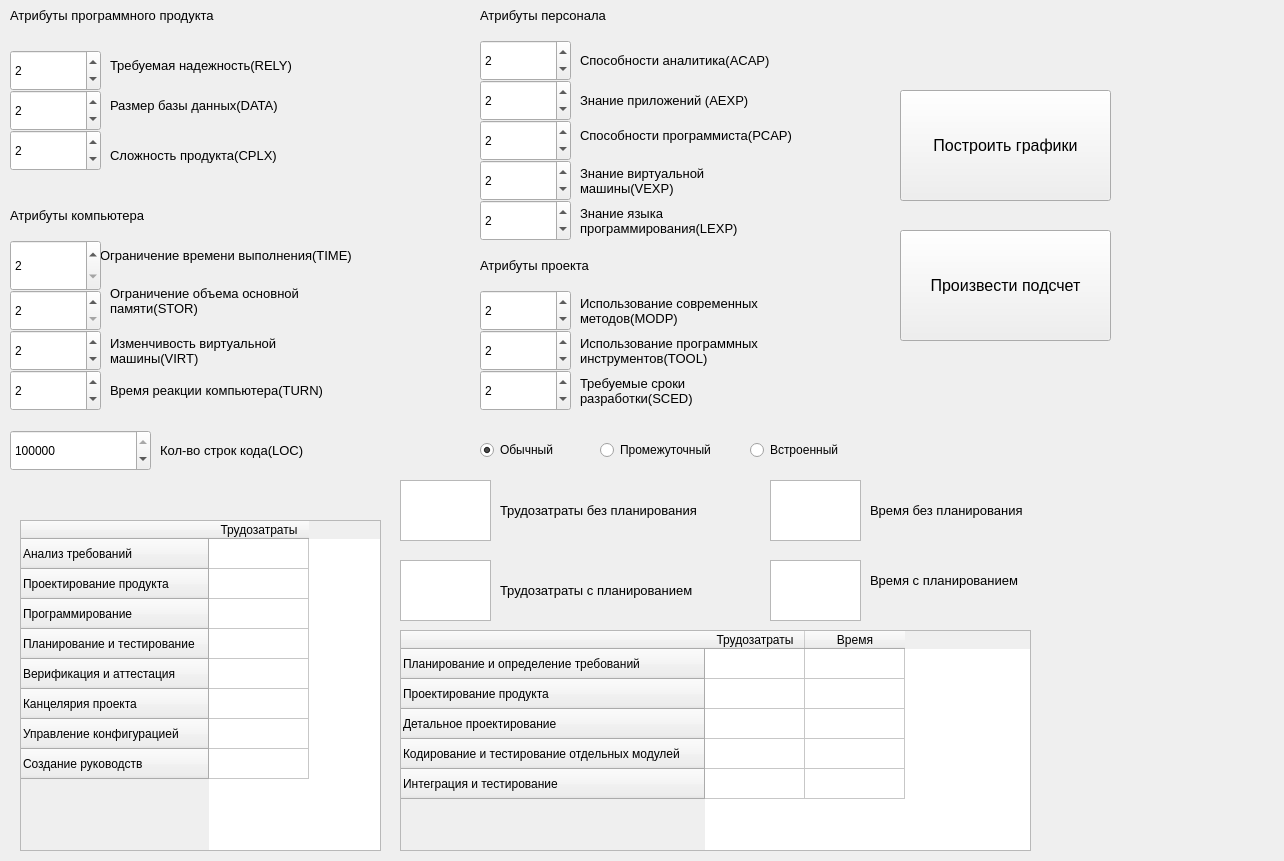
<?xml version="1.0" encoding="UTF-8"?>
<ui version="4.0">
 <class>MainWindow</class>
 <widget class="QMainWindow" name="MainWindow">
  <property name="geometry">
   <rect>
    <x>0</x>
    <y>0</y>
    <width>1284</width>
    <height>861</height>
   </rect>
  </property>
  <widget class="QWidget" name="centralWidget">
   <widget class="QLabel" name="label_2">
    <property name="geometry">
     <rect>
      <x>110</x>
      <y>50</y>
      <width>271</width>
      <height>31</height>
     </rect>
    </property>
    <property name="font">
     <font>
      <pointsize>10</pointsize>
     </font>
    </property>
    <property name="text">
     <string>Требуемая надежность(RELY)</string>
    </property>
   </widget>
   <widget class="QPushButton" name="pushButton_calculate">
    <property name="geometry">
     <rect>
      <x>900</x>
      <y>230</y>
      <width>211</width>
      <height>111</height>
     </rect>
    </property>
    <property name="font">
     <font>
      <pointsize>12</pointsize>
     </font>
    </property>
    <property name="text">
     <string>Произвести подсчет</string>
    </property>
   </widget>
   <widget class="QPushButton" name="pushButton_graph">
    <property name="geometry">
     <rect>
      <x>900</x>
      <y>90</y>
      <width>211</width>
      <height>111</height>
     </rect>
    </property>
    <property name="font">
     <font>
      <pointsize>12</pointsize>
     </font>
    </property>
    <property name="text">
     <string>Построить графики</string>
    </property>
   </widget>
   <widget class="QLabel" name="label_3">
    <property name="geometry">
     <rect>
      <x>110</x>
      <y>90</y>
      <width>241</width>
      <height>31</height>
     </rect>
    </property>
    <property name="font">
     <font>
      <pointsize>10</pointsize>
     </font>
    </property>
    <property name="text">
     <string>Размер базы данных(DATA)</string>
    </property>
   </widget>
   <widget class="QLabel" name="label_4">
    <property name="geometry">
     <rect>
      <x>110</x>
      <y>130</y>
      <width>261</width>
      <height>51</height>
     </rect>
    </property>
    <property name="font">
     <font>
      <pointsize>10</pointsize>
     </font>
    </property>
    <property name="text">
     <string>Сложность продукта(CPLX)</string>
    </property>
   </widget>
   <widget class="QLabel" name="label_5">
    <property name="geometry">
     <rect>
      <x>110</x>
      <y>280</y>
      <width>311</width>
      <height>41</height>
     </rect>
    </property>
    <property name="font">
     <font>
      <pointsize>10</pointsize>
     </font>
    </property>
    <property name="text">
     <string>Ограничение объема основной 
памяти(STOR)</string>
    </property>
   </widget>
   <widget class="QLabel" name="label_6">
    <property name="geometry">
     <rect>
      <x>100</x>
      <y>240</y>
      <width>331</width>
      <height>31</height>
     </rect>
    </property>
    <property name="maximumSize">
     <size>
      <width>331</width>
      <height>16777215</height>
     </size>
    </property>
    <property name="font">
     <font>
      <pointsize>10</pointsize>
     </font>
    </property>
    <property name="text">
     <string>Ограничение времени выполнения(TIME)</string>
    </property>
   </widget>
   <widget class="QLabel" name="label_9">
    <property name="geometry">
     <rect>
      <x>110</x>
      <y>370</y>
      <width>311</width>
      <height>41</height>
     </rect>
    </property>
    <property name="font">
     <font>
      <pointsize>10</pointsize>
     </font>
    </property>
    <property name="text">
     <string>Время реакции компьютера(TURN)</string>
    </property>
   </widget>
   <widget class="QLabel" name="label_11">
    <property name="geometry">
     <rect>
      <x>580</x>
      <y>80</y>
      <width>231</width>
      <height>41</height>
     </rect>
    </property>
    <property name="font">
     <font>
      <pointsize>10</pointsize>
     </font>
    </property>
    <property name="text">
     <string>Знание приложений (AEXP)</string>
    </property>
   </widget>
   <widget class="QLabel" name="label_12">
    <property name="geometry">
     <rect>
      <x>580</x>
      <y>50</y>
      <width>261</width>
      <height>21</height>
     </rect>
    </property>
    <property name="font">
     <font>
      <pointsize>10</pointsize>
     </font>
    </property>
    <property name="text">
     <string>Способности аналитика(ACAP)</string>
    </property>
   </widget>
   <widget class="QLabel" name="label_19">
    <property name="enabled">
     <bool>true</bool>
    </property>
    <property name="geometry">
     <rect>
      <x>580</x>
      <y>120</y>
      <width>281</width>
      <height>31</height>
     </rect>
    </property>
    <property name="font">
     <font>
      <pointsize>10</pointsize>
     </font>
    </property>
    <property name="text">
     <string>Способности программиста(PCAP)</string>
    </property>
   </widget>
   <widget class="QLabel" name="label_20">
    <property name="geometry">
     <rect>
      <x>580</x>
      <y>160</y>
      <width>231</width>
      <height>41</height>
     </rect>
    </property>
    <property name="maximumSize">
     <size>
      <width>231</width>
      <height>16777215</height>
     </size>
    </property>
    <property name="font">
     <font>
      <pointsize>10</pointsize>
     </font>
    </property>
    <property name="text">
     <string>Знание виртуальной
машины(VEXP)</string>
    </property>
   </widget>
   <widget class="QLabel" name="label_22">
    <property name="geometry">
     <rect>
      <x>580</x>
      <y>200</y>
      <width>291</width>
      <height>41</height>
     </rect>
    </property>
    <property name="maximumSize">
     <size>
      <width>291</width>
      <height>16777215</height>
     </size>
    </property>
    <property name="font">
     <font>
      <pointsize>10</pointsize>
     </font>
    </property>
    <property name="text">
     <string>Знание языка
программирования(LEXP)</string>
    </property>
   </widget>
   <widget class="QLabel" name="label_23">
    <property name="geometry">
     <rect>
      <x>580</x>
      <y>330</y>
      <width>271</width>
      <height>41</height>
     </rect>
    </property>
    <property name="maximumSize">
     <size>
      <width>271</width>
      <height>16777215</height>
     </size>
    </property>
    <property name="font">
     <font>
      <pointsize>10</pointsize>
     </font>
    </property>
    <property name="text">
     <string>Использование программных 
инструментов(TOOL)</string>
    </property>
   </widget>
   <widget class="QLabel" name="label_25">
    <property name="geometry">
     <rect>
      <x>580</x>
      <y>290</y>
      <width>261</width>
      <height>41</height>
     </rect>
    </property>
    <property name="maximumSize">
     <size>
      <width>261</width>
      <height>16777215</height>
     </size>
    </property>
    <property name="font">
     <font>
      <pointsize>10</pointsize>
     </font>
    </property>
    <property name="text">
     <string>Использование современных
методов(MODP)</string>
    </property>
   </widget>
   <widget class="QLabel" name="label_26">
    <property name="geometry">
     <rect>
      <x>580</x>
      <y>370</y>
      <width>231</width>
      <height>41</height>
     </rect>
    </property>
    <property name="maximumSize">
     <size>
      <width>231</width>
      <height>16777215</height>
     </size>
    </property>
    <property name="font">
     <font>
      <pointsize>10</pointsize>
     </font>
    </property>
    <property name="text">
     <string>Требуемые сроки
разработки(SCED)</string>
    </property>
   </widget>
   <widget class="QSpinBox" name="RELY">
    <property name="geometry">
     <rect>
      <x>10</x>
      <y>50</y>
      <width>91</width>
      <height>41</height>
     </rect>
    </property>
    <property name="maximum">
     <number>4</number>
    </property>
    <property name="value">
     <number>2</number>
    </property>
   </widget>
   <widget class="QSpinBox" name="DATA">
    <property name="geometry">
     <rect>
      <x>10</x>
      <y>90</y>
      <width>91</width>
      <height>41</height>
     </rect>
    </property>
    <property name="minimum">
     <number>1</number>
    </property>
    <property name="maximum">
     <number>4</number>
    </property>
    <property name="value">
     <number>2</number>
    </property>
   </widget>
   <widget class="QSpinBox" name="CPLX">
    <property name="geometry">
     <rect>
      <x>10</x>
      <y>130</y>
      <width>91</width>
      <height>41</height>
     </rect>
    </property>
    <property name="maximum">
     <number>4</number>
    </property>
    <property name="value">
     <number>2</number>
    </property>
   </widget>
   <widget class="QSpinBox" name="TIME">
    <property name="geometry">
     <rect>
      <x>10</x>
      <y>240</y>
      <width>91</width>
      <height>51</height>
     </rect>
    </property>
    <property name="minimum">
     <number>2</number>
    </property>
    <property name="maximum">
     <number>4</number>
    </property>
    <property name="value">
     <number>2</number>
    </property>
   </widget>
   <widget class="QSpinBox" name="STOR">
    <property name="geometry">
     <rect>
      <x>10</x>
      <y>290</y>
      <width>91</width>
      <height>41</height>
     </rect>
    </property>
    <property name="minimum">
     <number>2</number>
    </property>
    <property name="maximum">
     <number>4</number>
    </property>
    <property name="value">
     <number>2</number>
    </property>
   </widget>
   <widget class="QSpinBox" name="VIRT">
    <property name="geometry">
     <rect>
      <x>10</x>
      <y>330</y>
      <width>91</width>
      <height>41</height>
     </rect>
    </property>
    <property name="minimum">
     <number>1</number>
    </property>
    <property name="maximum">
     <number>4</number>
    </property>
    <property name="value">
     <number>2</number>
    </property>
   </widget>
   <widget class="QSpinBox" name="ACAP">
    <property name="geometry">
     <rect>
      <x>480</x>
      <y>40</y>
      <width>91</width>
      <height>41</height>
     </rect>
    </property>
    <property name="maximum">
     <number>4</number>
    </property>
    <property name="value">
     <number>2</number>
    </property>
   </widget>
   <widget class="QSpinBox" name="AEXP">
    <property name="geometry">
     <rect>
      <x>480</x>
      <y>80</y>
      <width>91</width>
      <height>41</height>
     </rect>
    </property>
    <property name="maximum">
     <number>4</number>
    </property>
    <property name="value">
     <number>2</number>
    </property>
   </widget>
   <widget class="QSpinBox" name="PCAP">
    <property name="geometry">
     <rect>
      <x>480</x>
      <y>120</y>
      <width>91</width>
      <height>41</height>
     </rect>
    </property>
    <property name="maximumSize">
     <size>
      <width>91</width>
      <height>16777215</height>
     </size>
    </property>
    <property name="maximum">
     <number>4</number>
    </property>
    <property name="value">
     <number>2</number>
    </property>
   </widget>
   <widget class="QSpinBox" name="SCED">
    <property name="geometry">
     <rect>
      <x>480</x>
      <y>370</y>
      <width>91</width>
      <height>41</height>
     </rect>
    </property>
    <property name="maximumSize">
     <size>
      <width>91</width>
      <height>16777215</height>
     </size>
    </property>
    <property name="maximum">
     <number>4</number>
    </property>
    <property name="value">
     <number>2</number>
    </property>
   </widget>
   <widget class="QSpinBox" name="MODP">
    <property name="geometry">
     <rect>
      <x>480</x>
      <y>290</y>
      <width>91</width>
      <height>41</height>
     </rect>
    </property>
    <property name="maximumSize">
     <size>
      <width>91</width>
      <height>16777215</height>
     </size>
    </property>
    <property name="maximum">
     <number>4</number>
    </property>
    <property name="value">
     <number>2</number>
    </property>
   </widget>
   <widget class="QSpinBox" name="TOOL">
    <property name="geometry">
     <rect>
      <x>480</x>
      <y>330</y>
      <width>91</width>
      <height>41</height>
     </rect>
    </property>
    <property name="maximumSize">
     <size>
      <width>91</width>
      <height>16777215</height>
     </size>
    </property>
    <property name="maximum">
     <number>4</number>
    </property>
    <property name="value">
     <number>2</number>
    </property>
   </widget>
   <widget class="QSpinBox" name="VEXP">
    <property name="geometry">
     <rect>
      <x>480</x>
      <y>160</y>
      <width>91</width>
      <height>41</height>
     </rect>
    </property>
    <property name="maximumSize">
     <size>
      <width>91</width>
      <height>16777215</height>
     </size>
    </property>
    <property name="maximum">
     <number>3</number>
    </property>
    <property name="value">
     <number>2</number>
    </property>
   </widget>
   <widget class="QSpinBox" name="LEXP">
    <property name="geometry">
     <rect>
      <x>480</x>
      <y>200</y>
      <width>91</width>
      <height>41</height>
     </rect>
    </property>
    <property name="maximumSize">
     <size>
      <width>91</width>
      <height>16777215</height>
     </size>
    </property>
    <property name="maximum">
     <number>3</number>
    </property>
    <property name="value">
     <number>2</number>
    </property>
   </widget>
   <widget class="QSpinBox" name="TURN">
    <property name="geometry">
     <rect>
      <x>10</x>
      <y>370</y>
      <width>91</width>
      <height>41</height>
     </rect>
    </property>
    <property name="minimum">
     <number>1</number>
    </property>
    <property name="maximum">
     <number>4</number>
    </property>
    <property name="value">
     <number>2</number>
    </property>
   </widget>
   <widget class="QLabel" name="label_13">
    <property name="geometry">
     <rect>
      <x>110</x>
      <y>320</y>
      <width>291</width>
      <height>61</height>
     </rect>
    </property>
    <property name="font">
     <font>
      <pointsize>10</pointsize>
     </font>
    </property>
    <property name="text">
     <string>Изменчивость виртуальной
машины(VIRT)</string>
    </property>
   </widget>
   <widget class="QLabel" name="label_14">
    <property name="geometry">
     <rect>
      <x>160</x>
      <y>420</y>
      <width>201</width>
      <height>61</height>
     </rect>
    </property>
    <property name="font">
     <font>
      <pointsize>10</pointsize>
     </font>
    </property>
    <property name="text">
     <string>Кол-во строк кода(LOC)</string>
    </property>
   </widget>
   <widget class="QSpinBox" name="LOC">
    <property name="geometry">
     <rect>
      <x>10</x>
      <y>430</y>
      <width>141</width>
      <height>41</height>
     </rect>
    </property>
    <property name="maximum">
     <number>9999999</number>
    </property>
    <property name="value">
     <number>430000</number>
    </property>
   </widget>
   <widget class="QLabel" name="label_7">
    <property name="geometry">
     <rect>
      <x>10</x>
      <y>0</y>
      <width>271</width>
      <height>31</height>
     </rect>
    </property>
    <property name="font">
     <font>
      <pointsize>10</pointsize>
     </font>
    </property>
    <property name="text">
     <string>Атрибуты программного продукта</string>
    </property>
   </widget>
   <widget class="QLabel" name="label_8">
    <property name="geometry">
     <rect>
      <x>10</x>
      <y>200</y>
      <width>271</width>
      <height>31</height>
     </rect>
    </property>
    <property name="font">
     <font>
      <pointsize>10</pointsize>
     </font>
    </property>
    <property name="text">
     <string>Атрибуты компьютера</string>
    </property>
   </widget>
   <widget class="QLabel" name="label_10">
    <property name="geometry">
     <rect>
      <x>480</x>
      <y>0</y>
      <width>271</width>
      <height>31</height>
     </rect>
    </property>
    <property name="font">
     <font>
      <pointsize>10</pointsize>
     </font>
    </property>
    <property name="text">
     <string>Атрибуты персонала</string>
    </property>
   </widget>
   <widget class="QLabel" name="label_15">
    <property name="geometry">
     <rect>
      <x>480</x>
      <y>250</y>
      <width>271</width>
      <height>31</height>
     </rect>
    </property>
    <property name="font">
     <font>
      <pointsize>10</pointsize>
     </font>
    </property>
    <property name="text">
     <string>Атрибуты проекта</string>
    </property>
   </widget>
   <widget class="QTextEdit" name="work">
    <property name="geometry">
     <rect>
      <x>400</x>
      <y>480</y>
      <width>91</width>
      <height>61</height>
     </rect>
    </property>
   </widget>
   <widget class="QLabel" name="label_16">
    <property name="geometry">
     <rect>
      <x>500</x>
      <y>480</y>
      <width>261</width>
      <height>61</height>
     </rect>
    </property>
    <property name="font">
     <font>
      <pointsize>10</pointsize>
     </font>
    </property>
    <property name="text">
     <string>Трудозатраты без планирования</string>
    </property>
   </widget>
   <widget class="QLabel" name="label_17">
    <property name="geometry">
     <rect>
      <x>500</x>
      <y>560</y>
      <width>251</width>
      <height>61</height>
     </rect>
    </property>
    <property name="font">
     <font>
      <pointsize>10</pointsize>
     </font>
    </property>
    <property name="text">
     <string>Трудозатраты с планированием</string>
    </property>
   </widget>
   <widget class="QTextEdit" name="work_plan">
    <property name="geometry">
     <rect>
      <x>400</x>
      <y>560</y>
      <width>91</width>
      <height>61</height>
     </rect>
    </property>
   </widget>
   <widget class="QLabel" name="label_18">
    <property name="geometry">
     <rect>
      <x>870</x>
      <y>480</y>
      <width>201</width>
      <height>61</height>
     </rect>
    </property>
    <property name="font">
     <font>
      <pointsize>10</pointsize>
     </font>
    </property>
    <property name="text">
     <string>Время без планирования</string>
    </property>
   </widget>
   <widget class="QLabel" name="label_21">
    <property name="geometry">
     <rect>
      <x>870</x>
      <y>550</y>
      <width>211</width>
      <height>61</height>
     </rect>
    </property>
    <property name="font">
     <font>
      <pointsize>10</pointsize>
     </font>
    </property>
    <property name="text">
     <string>Время с планированием</string>
    </property>
   </widget>
   <widget class="QTextEdit" name="time_plan">
    <property name="geometry">
     <rect>
      <x>770</x>
      <y>560</y>
      <width>91</width>
      <height>61</height>
     </rect>
    </property>
   </widget>
   <widget class="QTextEdit" name="time">
    <property name="geometry">
     <rect>
      <x>770</x>
      <y>480</y>
      <width>91</width>
      <height>61</height>
     </rect>
    </property>
   </widget>
   <widget class="QRadioButton" name="normal">
    <property name="geometry">
     <rect>
      <x>480</x>
      <y>440</y>
      <width>95</width>
      <height>20</height>
     </rect>
    </property>
    <property name="text">
     <string>Обычный</string>
    </property>
    <property name="checked">
     <bool>true</bool>
    </property>
   </widget>
   <widget class="QRadioButton" name="inter">
    <property name="geometry">
     <rect>
      <x>600</x>
      <y>440</y>
      <width>121</width>
      <height>20</height>
     </rect>
    </property>
    <property name="text">
     <string>Промежуточный</string>
    </property>
   </widget>
   <widget class="QRadioButton" name="inbuilt">
    <property name="geometry">
     <rect>
      <x>750</x>
      <y>440</y>
      <width>95</width>
      <height>20</height>
     </rect>
    </property>
    <property name="text">
     <string>Встроенный</string>
    </property>
   </widget>
   <widget class="QTableWidget" name="tableWidget_2">
    <property name="geometry">
     <rect>
      <x>400</x>
      <y>630</y>
      <width>631</width>
      <height>221</height>
     </rect>
    </property>
    <row>
     <property name="text">
      <string>Планирование и определение требований</string>
     </property>
    </row>
    <row>
     <property name="text">
      <string>Проектирование продукта</string>
     </property>
    </row>
    <row>
     <property name="text">
      <string>Детальное проектирование</string>
     </property>
    </row>
    <row>
     <property name="text">
      <string>Кодирование и тестирование отдельных модулей</string>
     </property>
    </row>
    <row>
     <property name="text">
      <string>Интеграция и тестирование</string>
     </property>
    </row>
    <column>
     <property name="text">
      <string>Трудозатраты</string>
     </property>
    </column>
    <column>
     <property name="text">
      <string>Время</string>
     </property>
    </column>
   </widget>
   <widget class="QTableWidget" name="tableWidget">
    <property name="geometry">
     <rect>
      <x>20</x>
      <y>520</y>
      <width>361</width>
      <height>331</height>
     </rect>
    </property>
    <property name="maximumSize">
     <size>
      <width>16777215</width>
      <height>361</height>
     </size>
    </property>
    <row>
     <property name="text">
      <string>Анализ требований</string>
     </property>
    </row>
    <row>
     <property name="text">
      <string>Проектирование продукта</string>
     </property>
    </row>
    <row>
     <property name="text">
      <string>Программирование</string>
     </property>
    </row>
    <row>
     <property name="text">
      <string>Планирование и тестирование</string>
     </property>
    </row>
    <row>
     <property name="text">
      <string>Верификация и аттестация</string>
     </property>
    </row>
    <row>
     <property name="text">
      <string>Канцелярия проекта</string>
     </property>
    </row>
    <row>
     <property name="text">
      <string>Управление конфигурацией</string>
     </property>
    </row>
    <row>
     <property name="text">
      <string>Создание руководств</string>
     </property>
    </row>
    <column>
     <property name="text">
      <string>Трудозатраты</string>
     </property>
    </column>
    <item row="6" column="0">
     <property name="text">
      <string/>
     </property>
     <property name="whatsThis">
      <string/>
     </property>
    </item>
   </widget>
  </widget>
 </widget>
 <layoutdefault spacing="6" margin="11"/>
 <resources/>
 <connections/>
</ui>
